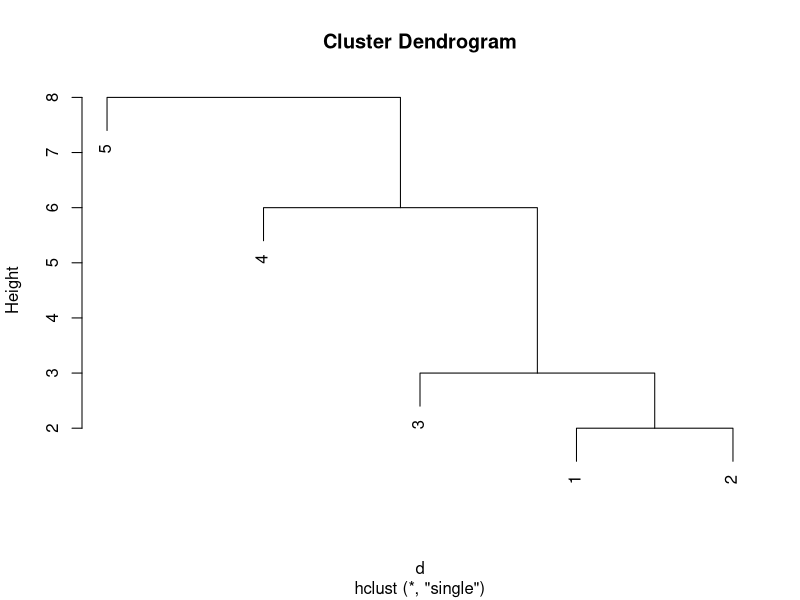
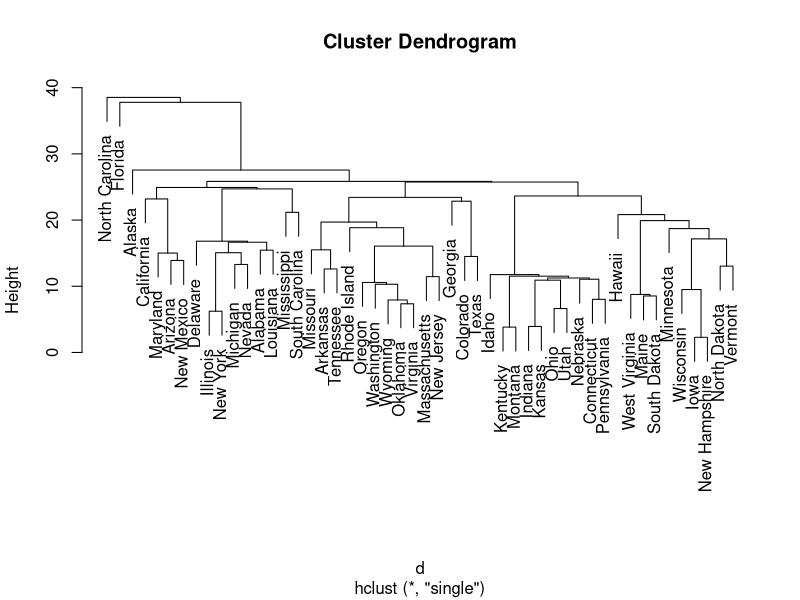
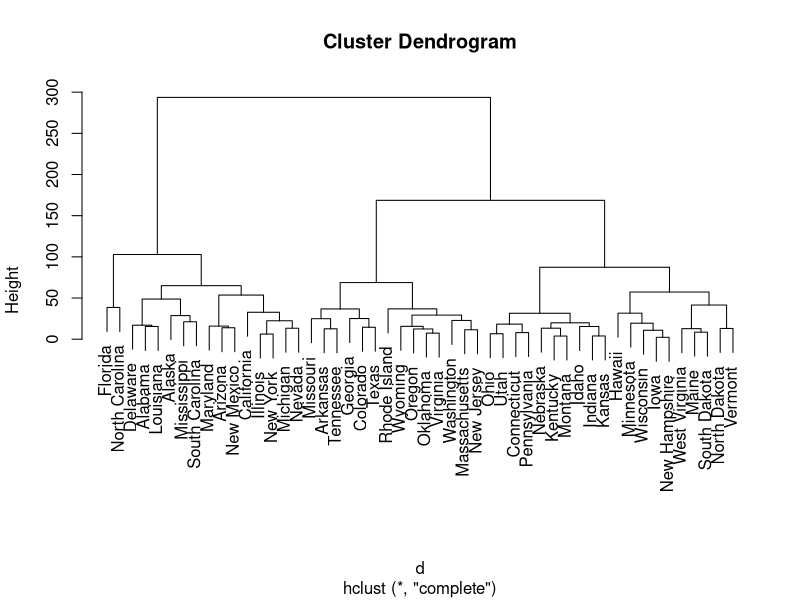
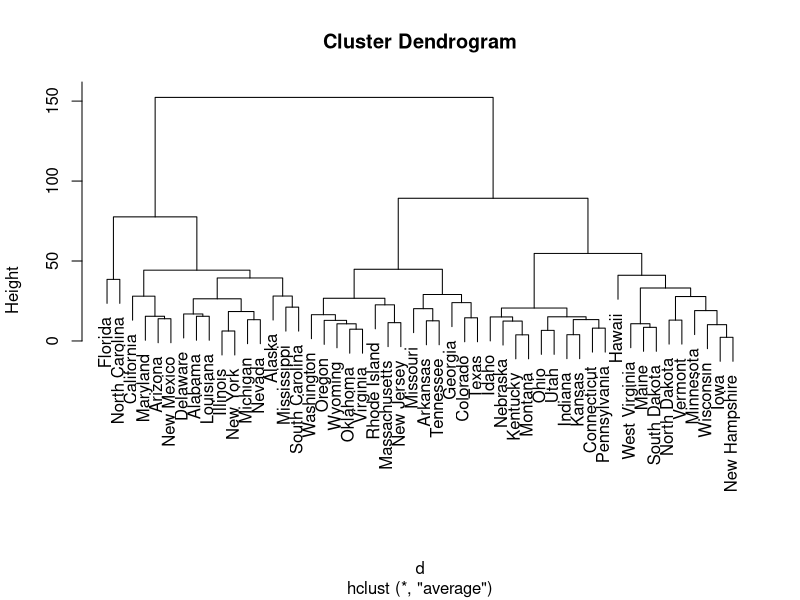
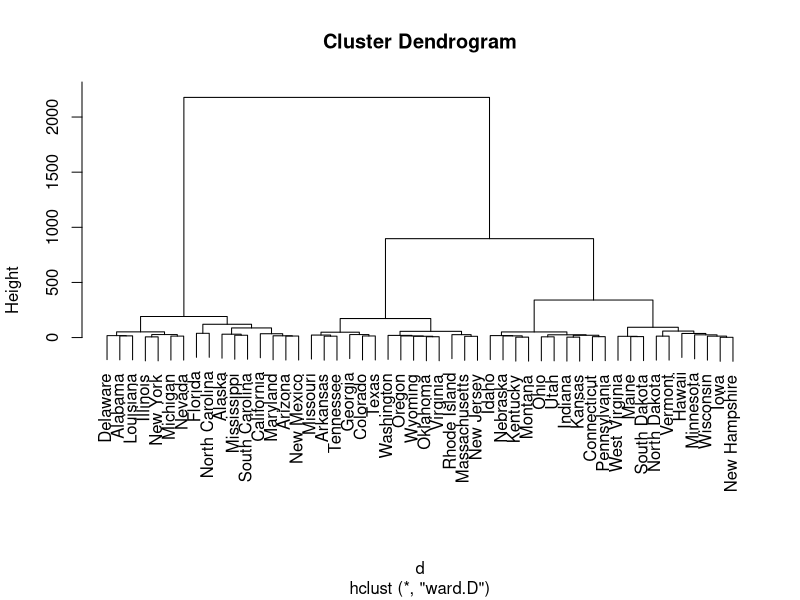
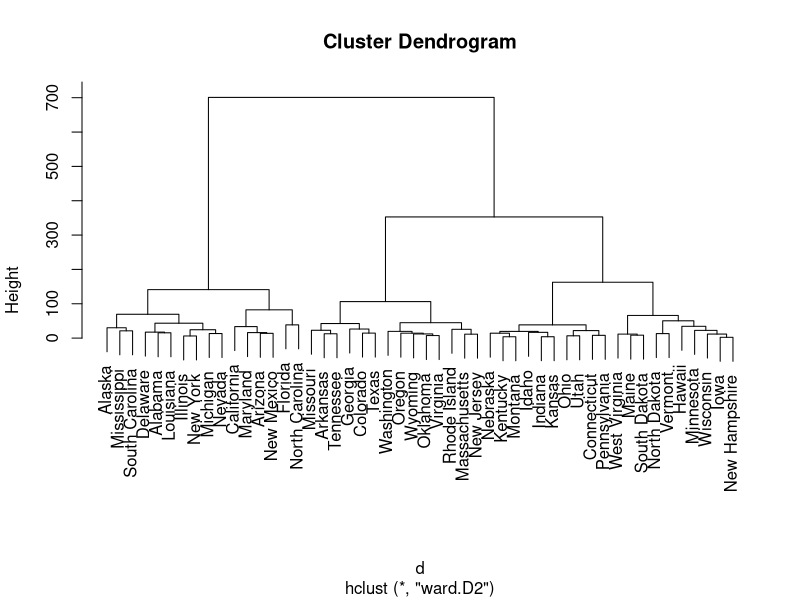
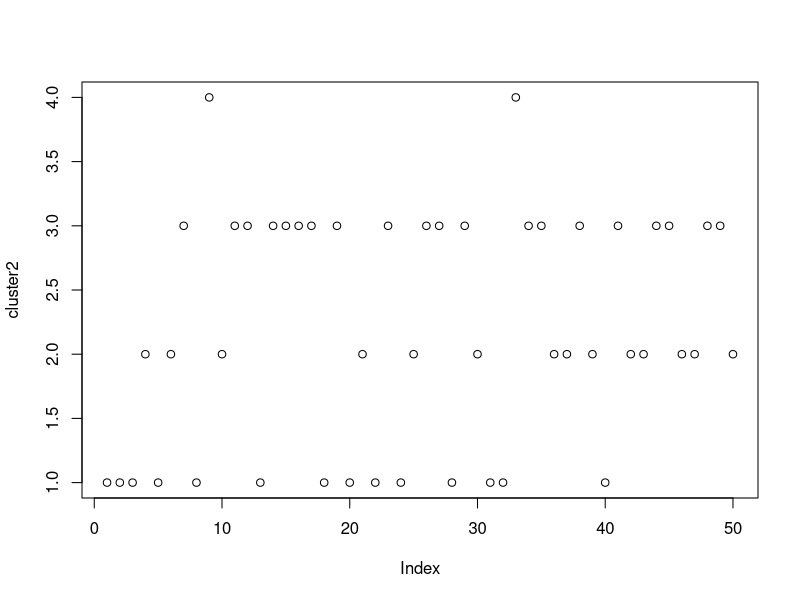
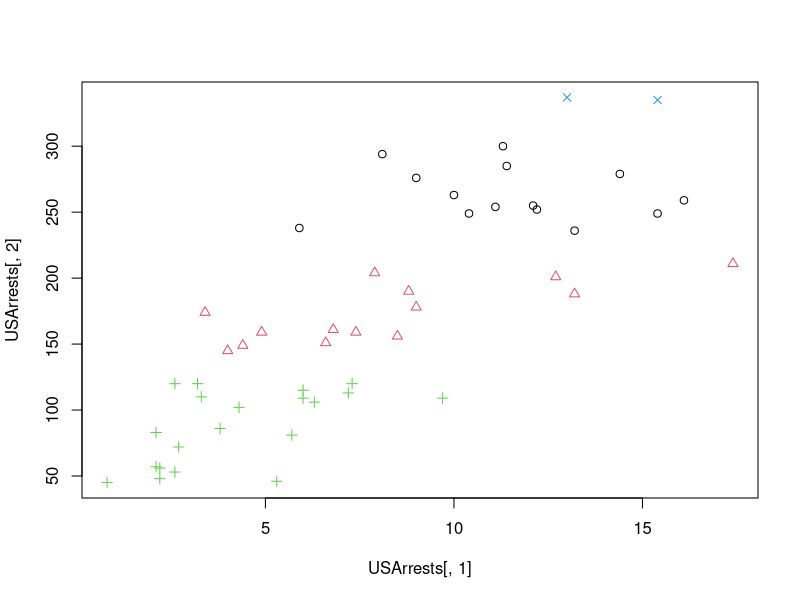

These charts were generated, in order, by the following R code:
x <- c(1, 3, 6, 12, 20)
d <- dist(x) ; d # methid = "euclidean", "maximum", "manhattan" ...
?dist()
hc <- hclust(d) # Cluster Result, method = "single", "complete", "average", "ward.D", "ward.D2" ...
hc <- hclust(d, method = "single") # ward.D -> distance, ward.D2 -> distance^2
plot(hc)

USArrests # USs Crime Data
head(USArrests)
d <- dist(USArrests)
hc1 <- hclust(d, method = "single") ; plot(hc1)
hc2 <- hclust(d, method = "complete") ; plot(hc2)
hc3 <- hclust(d, method = "average") ; plot(hc3)
hc4 <- hclust(d, method = "ward.D") ; plot(hc4)
hc5 <- hclust(d, method = "ward.D2") ; plot(hc5)

cluster2 <- cutree(hc2, h = 90) # height, 그룹의 개수를 기준으로 끊어서 표현가능 (여기선 height= 90)
table(cluster2) ; plot(cluster2)
plot(USArrests[, 1], USArrests[, 2], col = cluster2, pch = cluster2)
text(USArrests[,1])

for(i in 1:3){
  for (j in (i+1):4){
    plot(USArrests[,i], USArrests[,j],
         xlab = names(USArrests)[i],
         ylab = names(USArrests)[j],
         type = "n")
    text(USArrests[,i], USArrests[,j],
         rownames(USArrests),
         col = cluster2,
         cex = 0.7)
    }
}
